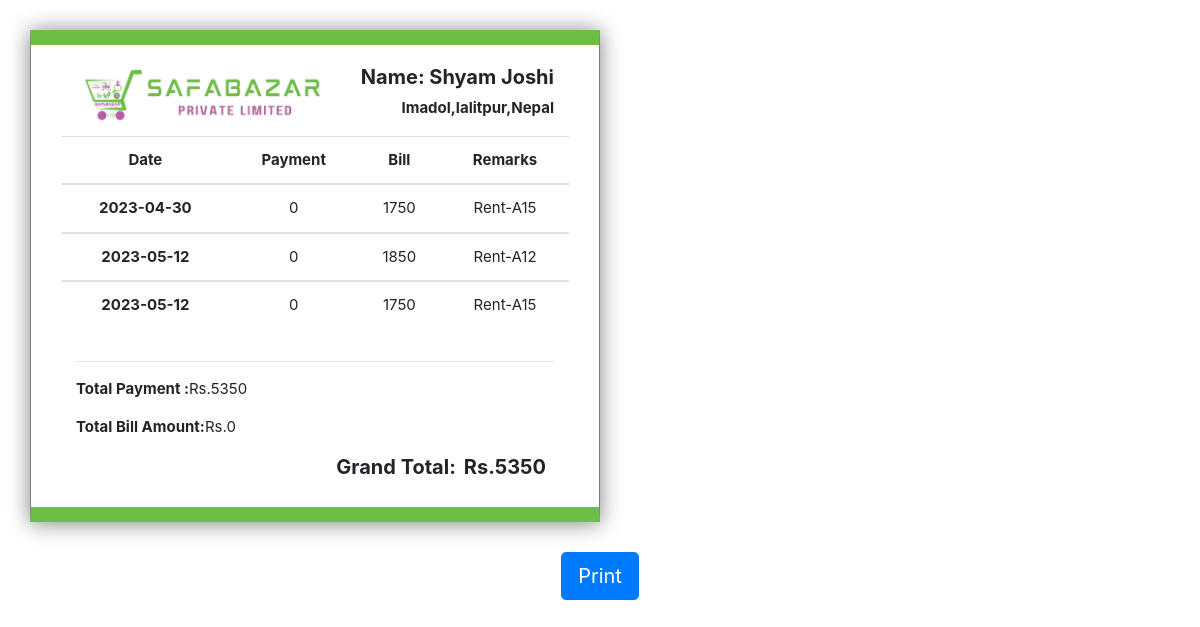
The page /Seller_report.php?id=2 (signed in) on the database its author committed.
### tables this page shows
CREATE TABLE `Seller` (
  `Id` int(255) NOT NULL,
  `Name` varchar(255) DEFAULT NULL,
  `Contact` varchar(255) DEFAULT NULL,
  `Address` varchar(255) DEFAULT NULL,
  `Citizenship` varchar(255) DEFAULT NULL,
  `Photo` varchar(255) DEFAULT NULL
);

CREATE TABLE `Billing` (
  `Id` int(255) NOT NULL,
  `Seller_id` varchar(255) DEFAULT NULL,
  `Amount` varchar(255) DEFAULT NULL,
  `Debit` varchar(255) DEFAULT NULL,
  `Remarks` varchar(255) DEFAULT NULL,
  `Date` datetime NOT NULL DEFAULT CURRENT_TIMESTAMP,
  `Admin_id` varchar(255) DEFAULT NULL
);

### Seller_report.php (the view, shortened to what this page needs)
<!DOCTYPE html>
<html lang="en">
<head>
    <link rel="stylesheet" href="https://stackpath.bootstrapcdn.com/bootstrap/4.1.0/css/bootstrap.min.css"
>
</head>
<body>
    <div class="container">
        <div class="row ">
            <div class="col-md-6 col-md-offset-3 body-main invoice">
                <div class="col-md-12">
                    <div class="row">
                        <div class="col-md-4 logo">
                            <img class="img" src="./img/logo.png" height="60px">
                        </div>
                        <?php
                        $Seller_id = $_GET['id'];
                        require_once('Connection.php');
                        $sql = "SELECT  Seller.Name,Seller.Address,Billing.Date,Billing.Amount ,Billing.Remarks FROM `Billing` inner join `Seller` on `Billing`.`Seller_id` = `Seller`.`id` Where `Billing`.`Seller_id`='$Seller_id'";
                        $result = mysqli_query($conn, $sql);
                        $data1 = mysqli_fetch_assoc($result);
                        ?>
                        <div class="col-md-8 text-right">
                            <p class='font-weight-bold h5'>Name:
                                <?php echo $data1['Name'] ?>
                            </p>
                            <p class='font-weight-bold'>
                                <?php echo $data1['Address'] ?>
                            </p>
                        </div>
                    </div>
                    <div class="row">
                        <table class="table text-center">
                            <thead>
                                <tr>
                                    <th scope="col" colspan="2">Date</th>
                                    <th scope="col">Payment</th>
                                    <th scope="col">Bill</th>
                                    <th scope="col">Remarks</th>
                                </tr>
                            </thead>
                            <?php
                            $sql = "SELECT  Seller.Name,Seller.Address,Billing.Date,Billing.Amount,Billing.Debit ,Billing.Remarks FROM `Billing` inner join `Seller` on `Billing`.`Seller_id` = `Seller`.`id` Where `Billing`.`Seller_id`='$Seller_id'";
                            $result = mysqli_query($conn, $sql);
                            $Amount = 0;
                            $Debit = 0;
                            while ($data = mysqli_fetch_array($result)) {
                                $Amount += $data['Amount'];
                                $Debit += $data['Debit'];
                                ?>
                                <tbody>
                                    <tr>
                                        <th scope="row" colspan="2">
                                            <?php
                                            echo substr($data["Date"], 0, 11)
                                                ?>
                                        </th>
                                        <?php if ($data["Amount"]) {
                                            ?>
                                            <td>
                                                <?php echo $data["Amount"] ?>
                                            </td>
                                            <?php
                                        } else {
                                            ?>
                                            <td>
                                                0
                                            </td>
                                            <?php
                                        }
                                        ?>
                                        <?php if ($data["Debit"]) {
                                            ?>
                                            <td>
                                                <?php echo $data["Debit"] ?>
                                            </td>
                                            <?php
                                        } else {
                                            ?>
                                            <td>
                                                0
                                            </td>
                                            <?php
                                        }
                                        ?>
                                        <td>
                                            <?php echo $data["Remarks"] ?>
                                        </td>
                                    </tr>
                                </tbody>
                                <?php
                            }
                            ?>
                        </table>
                    </div>
                    <hr class='lh-0'>
                    <div class="d-flex">
                        <div class="font-weight-bold">Total Payment : </div>
                        <p> Rs.<?php echo $Debit; ?></p>
                    </div>
                    <div class="d-flex">
                        <div class="font-weight-bold">Total Bill Amount:</div>
                        <p>Rs.<?php echo $Amount; ?></p>
                    </div>
                    <div class="d-flex justify-content-end ">
                            <div class="font-weight-bold h5">Grand Total: </div>
                            <p class="font-weight-bold h5 mx-2">Rs.<?php echo $Debit-$Amount; ?></p>
                    </div>
                </div>
            </div>
        </div>
        <div class="text-center">
            <button class="btn btn-lg btn-primary" id="printBtn">Print</button>
        </div>
    </div>
</body>
</html>

### Seller_report.php (style rules this page uses)
.body-main { background: #ffffff; border-bottom: 15px solid #6dbe45 !important; border-top: 15px solid #6dbe45 !important; margin-top: 30px; margin-bottom: 30px; padding: 20px 30px !important; position: relative; border: 1px solid rgba(0, 0, 0, 0.5); box-shadow: 0 1px 21px #808080; font-size: 15px; }

### rows shown on the page
seller: Name "Shyam Joshi", Address "Imadol,lalitpur,Nepal"
billing: Date "2023-04-30", Debit "1750", Remarks "Rent-A15"
billing: Date "2023-05-12", Debit "1850", Remarks "Rent-A12"
billing: Date "2023-05-12", Debit "1750", Remarks "Rent-A15"

### other values the page prints
$Debit "5350"
$Amount "0"
$Debit-$Amount "5350"
